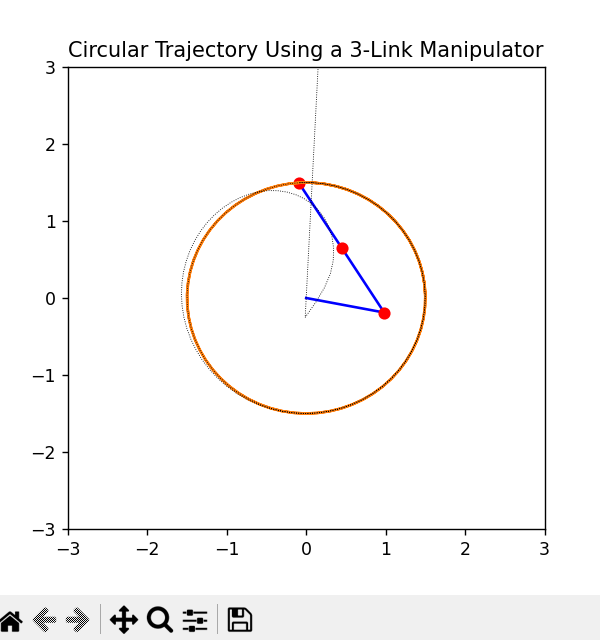

Reproduce this figure in Python.
import numpy as np
import matplotlib.pyplot as plt

def forward_kinematics(theta):
    theta1,theta2,theta3=theta
    x = l1*np.cos(theta1)+l2*np.cos(theta1+theta2)+l3*np.cos(theta1+theta2+theta3)
    y = l1*np.sin(theta1)+l2*np.sin(theta1+theta2)+l3*np.sin(theta1+theta2+theta3)
    return x,y

def jacobian(theta):
    theta1,theta2,theta3=theta
    J=np.zeros((2,3))
    J[0][0] = -l1*np.sin(theta1)-l2*np.sin(theta1+theta2)-l3*np.sin(theta1+theta2+theta3)
    J[0][1] = -l2*np.sin(theta1+theta2)-l3*np.sin(theta1+theta2+theta3)
    J[0][2] = -l3*np.sin(theta1+theta2+theta3)
    J[1][0] = l1*np.cos(theta1)+l2*np.cos(theta1+theta2)+l3*np.cos(theta1+theta2+theta3)
    J[1][1] = l2*np.cos(theta1+theta2)+l3*np.cos(theta1+theta2+theta3)
    J[1][2] = l3*np.cos(theta1+theta2+theta3)
    return J

def trajectory(t):
    x=r*np.cos(omega*t)
    y=r*np.sin(omega*t)
    return x,y

def velocity(t):
    Vx=-omega*r*np.sin(omega*t)
    Vy=omega*r*np.cos(omega*t)
    return np.array([Vx,Vy])

def plot(theta):
    plt.cla()
    theta1,theta2,theta3=theta
    end_effector_x,end_effector_y=forward_kinematics(theta)

    trace.append((end_effector_x, end_effector_y))

    ax.plot([0, l1 * np.cos(theta1)], [0, l1 * np.sin(theta1)], 'b-')
    ax.plot([l1 * np.cos(theta1),l1*np.cos(theta1)+l2*np.cos(theta1+theta2)], [l1 * np.sin(theta1), l1*np.sin(theta1)+l2*np.sin(theta1+theta2)], 'b-')
    ax.plot([l1*np.cos(theta1)+l2*np.cos(theta1+theta2),end_effector_x], [l1*np.sin(theta1)+l2*np.sin(theta1+theta2), end_effector_y], 'b-')

    ax.plot(l1 * np.cos(theta1), l1 * np.sin(theta1), 'ro')
    ax.plot(l1*np.cos(theta1)+l2*np.cos(theta1+theta2), l1*np.sin(theta1)+l2*np.sin(theta1+theta2), 'ro')
    
    
    ax.plot(end_effector_x, end_effector_y, 'ro')

    ax.set_xlim(-l1-l2-l3, l1+l2+l3)
    ax.set_ylim(-l1-l2-l3, l1+l2+l3)
    ax.set_title("Circular Trajectory Using a 3-Link Manipulator")
    xd,yd=trajectory(t)
    ax.plot(xd,yd)
    circle.append((xd,yd))
    
    circlex,circley=zip(*circle)
    trace_x, trace_y = zip(*trace)
    ax.plot(circlex,circley)
    ax.plot(trace_x, trace_y, 'k:', linewidth=0.5)
    plt.pause(0.1)

#manipulator
l1 = 1 # length in m
l2 = 1 # length in m
l3 = 1 # length in m
phi=np.deg2rad(90)

#trajectory
omega=1
r=1.5 # radius in meters
points=500
timestep=0.1

theta=[np.pi/2,0,0]
theta=np.array(theta)
i=0
t=0
kp=1


fig,ax=plt.subplots()
trace=[]
circle=[]

while i<150:
    print(i, end=":")
    J=jacobian(theta)
    plot(theta)

    x,y=forward_kinematics(theta)
    xd,yd=trajectory(t)
    error=np.array([x-xd,y-yd])
    theta=theta+timestep*np.matmul(np.linalg.pinv(J),(velocity(t)-kp*error))
    print(theta)
    i+=1
    t+=timestep
